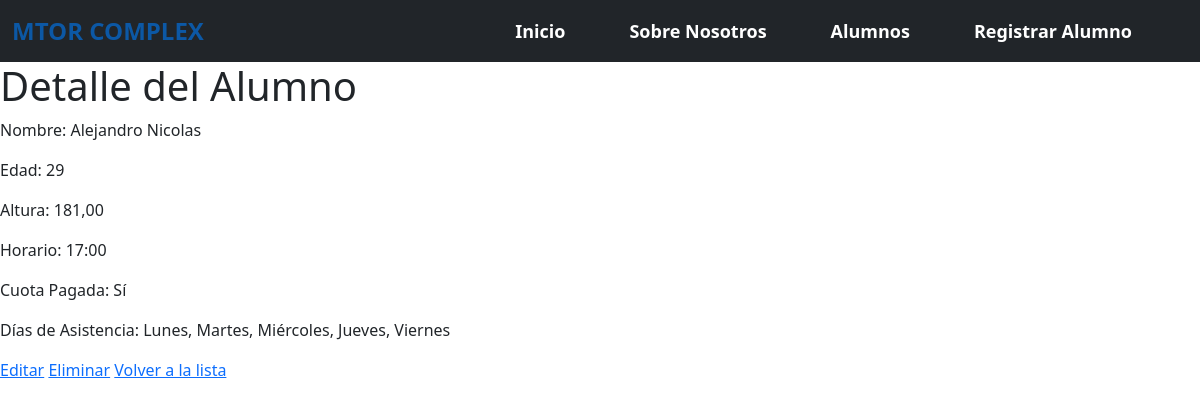
The app's page /gimnasio/alumnos/9/, older data.
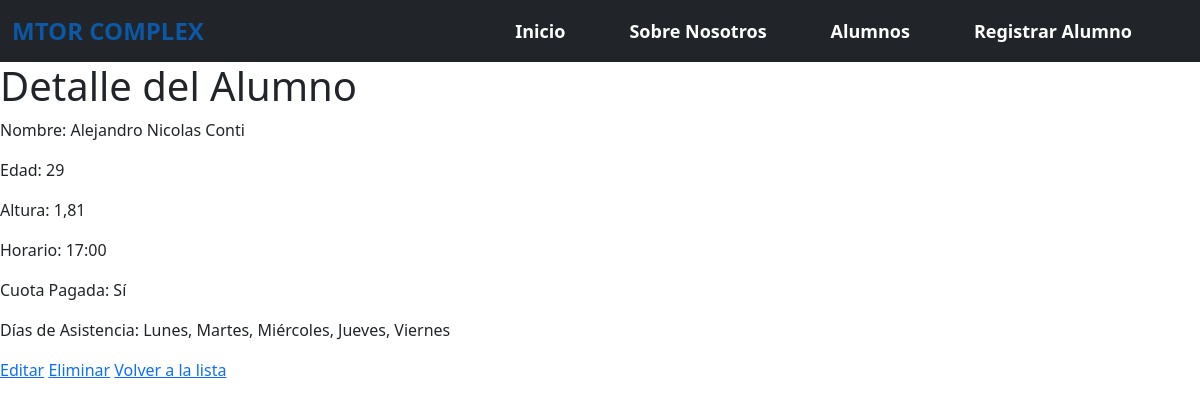
The same page, newer data.
### gimnasio/models.py (models this page shows, shortened)
class Alumno(models.Model):
    nombre = models.CharField(max_length=100)
    edad = models.PositiveIntegerField()
    altura = models.DecimalField(max_digits=5, decimal_places=2)
    dias_asistencia = models.ManyToManyField(DiaAsistencia)
    horario = models.TimeField()
    cuota_pagada = models.BooleanField(default=False)

class DiaAsistencia(models.Model):
    dia = models.CharField(
        max_length=20,
        choices=[
            ("Lunes", "Lunes"),
            ("Martes", "Martes"),
            ("Miércoles", "Miércoles"),
            ("Jueves", "Jueves"),
            ("Viernes", "Viernes"),
            ("Sábado", "Sábado"),
            ("Domingo", "Domingo"),
        ],
    )
    def __str__(self):
        return self.dia

### gimnasio/views.py (the view)
# urls.py: path("alumnos/<int:pk>/", AlumnoDetailView.as_view(), name="alumno-detail"),
class AlumnoDetailView(DetailView):
    model = Alumno
    template_name = "gimnasio/alumno_detail.html"
    context_object_name = "alumno"

### gimnasio/templates/gimnasio/alumno_detail.html
{% extends 'gimnasio/base.html' %}
{% block contenido %}
    <h1>Detalle del Alumno</h1>
    <p>Nombre: {{ alumno.nombre }}</p>
    <p>Edad: {{ alumno.edad }}</p>
    <p>Altura: {{ alumno.altura }}</p>
    <p>Horario: {{ alumno.horario }}</p>
    <p>Cuota Pagada: {% if alumno.cuota_pagada %} Sí {% else %} No {% endif %}</p>
    <p>Días de Asistencia: {{ alumno.dias_asistencia.all|join:", " }}</p>
    <a href="{% url 'gimnasio:alumno-edit' alumno.pk %}">Editar</a>
    <a href="{% url 'gimnasio:alumno-delete' alumno.pk %}">Eliminar</a>
    <a href="{% url 'gimnasio:alumno-list' %}">Volver a la lista</a>
{% endblock contenido %}

Row changes from the older to the newer data that the page shows:
changed Alumno "Lunes, Martes, Miércoles, Jueves, Viernes": nombre "Alejandro Nicolas" → "Alejandro Nicolas Conti"; altura "181,00" → "1,81"
